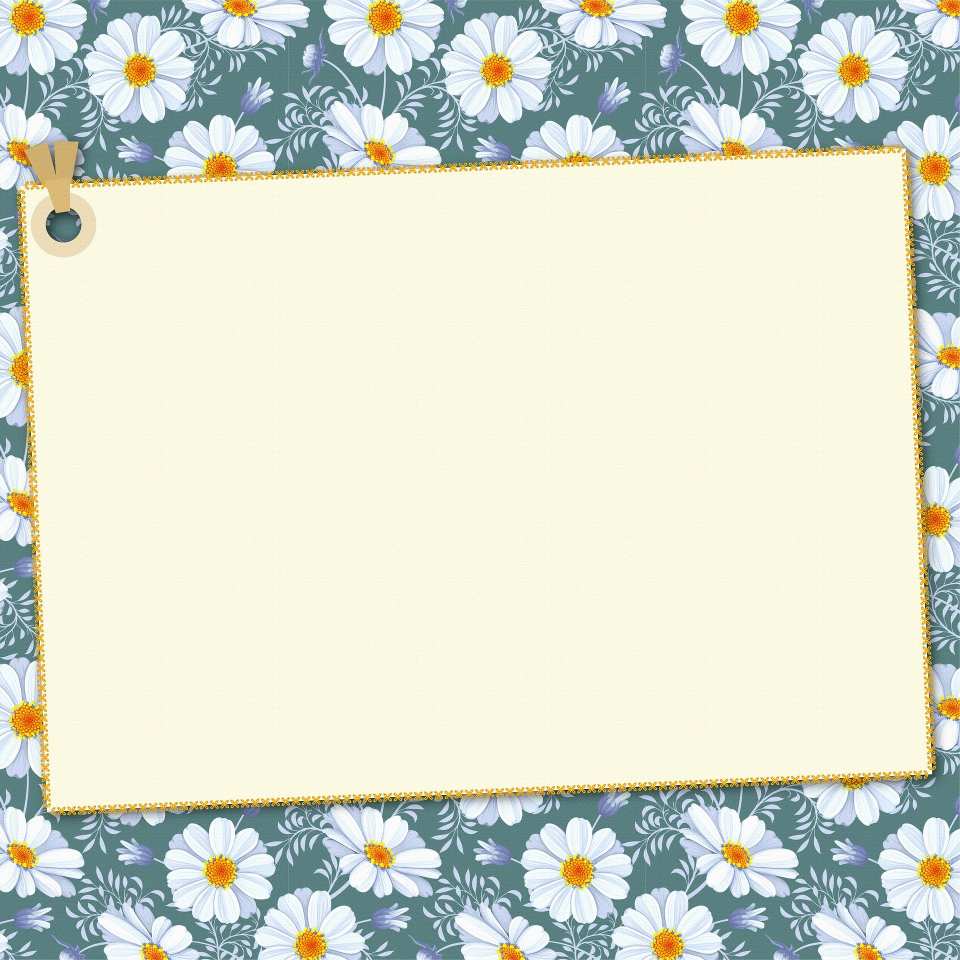
#> input picture Automatizações/CoisasPillow/convite.jpg, 1920 x 1920 px (shown at 1/2 size)
$ python convite.py
#> lines starting #> are read from the running program, lines starting #| are printed output that depends on the picture
from PIL import Image, ImageDraw, ImageFont

Convidados = [
	"Alberto",
	"Bernardo",
	"Clarita",
	"Danila"
]

fonte = ImageFont.truetype("./Futura Md BT Medium.ttf", size=90)

for convidado in Convidados:
	imagem = Image.open("./convite.jpg").convert("RGBA")

	lapis = ImageDraw.Draw(imagem)

	lapis.text(
		(158, 490),
		text=f"Olá, {convidado}",
		fill="#000000",
		font=fonte
	)

	lapis.line(
		(158, 588, 1650, 588),
		fill="#808080",
		width=10
	)

	lapis.text(
		(130, 800),
		text="Venha à minha festinha!",
		fill="#000000",
		font=fonte
	)

	lapis.text(
		(130, 900),
		text="E não se esqueça do meu presente, hein!",
		fill="#000000",
		font=fonte
	)

	lapis.text(
		(130, 1200),
		text="Dia 28/05/2020",
		fill="#000000",
		font=fonte
	)

	imagem.save(f"./convite_{convidado}.png")
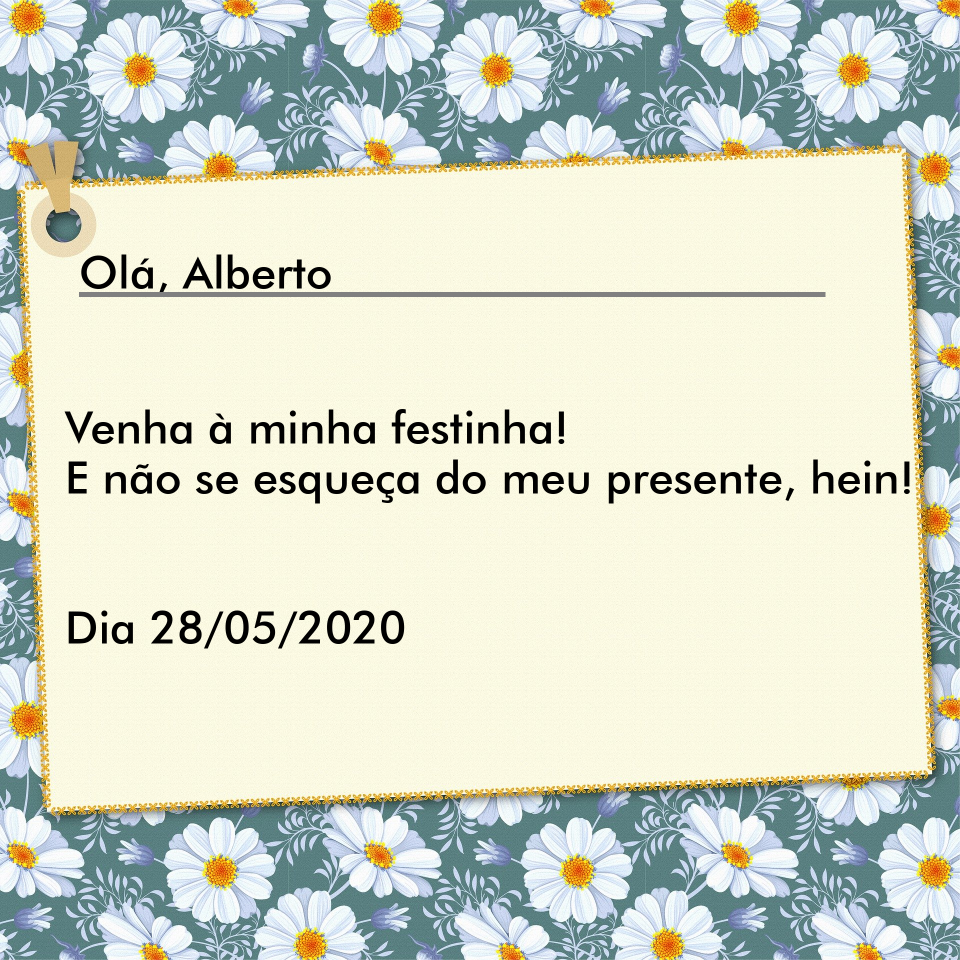
#> saved as convite_Alberto.png: PIL image 1920x1920 RGBA (shown at 1/2 size); mean R, G, B, A 210.6, 215.4, 200.5, 255
